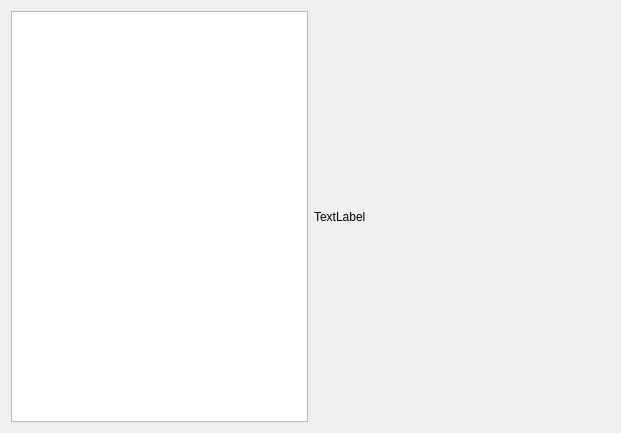
<?xml version="1.0" encoding="UTF-8"?>
<ui version="4.0">
 <class>DetectedObjectWindow</class>
 <widget class="QWidget" name="DetectedObjectWindow">
  <property name="geometry">
   <rect>
    <x>0</x>
    <y>0</y>
    <width>621</width>
    <height>433</height>
   </rect>
  </property>
  <property name="windowTitle">
   <string>Detected Objects</string>
  </property>
  <layout class="QHBoxLayout" name="horizontalLayout">
   <item>
    <widget class="QListView" name="imageBrowser">
     <property name="sizePolicy">
      <sizepolicy hsizetype="Minimum" vsizetype="Expanding">
       <horstretch>0</horstretch>
       <verstretch>0</verstretch>
      </sizepolicy>
     </property>
     <property name="maximumSize">
      <size>
       <width>400</width>
       <height>16777215</height>
      </size>
     </property>
     <property name="editTriggers">
      <set>QAbstractItemView::NoEditTriggers</set>
     </property>
     <property name="viewMode">
      <enum>QListView::IconMode</enum>
     </property>
     <property name="selectionRectVisible">
      <bool>false</bool>
     </property>
    </widget>
   </item>
   <item>
    <widget class="QLabel" name="imageLabel">
     <property name="sizePolicy">
      <sizepolicy hsizetype="Ignored" vsizetype="Ignored">
       <horstretch>0</horstretch>
       <verstretch>0</verstretch>
      </sizepolicy>
     </property>
     <property name="text">
      <string>TextLabel</string>
     </property>
    </widget>
   </item>
  </layout>
 </widget>
 <resources/>
 <connections/>
</ui>
